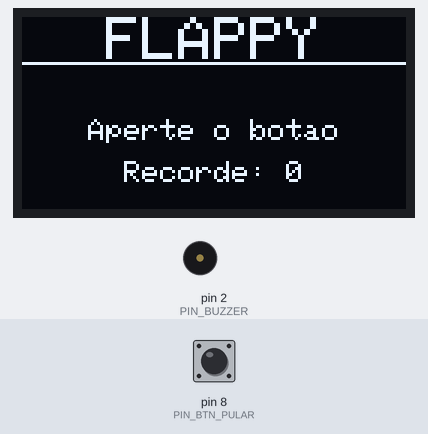
A sketch run on a simulated Arduino Uno, built with avr-gcc and run on an emulated ATmega328P. Shown: 128×64 one-colour display, buzzer (waves = sounding). Inputs (shaded band) come from the test bench; at power-on: pin 8 (PIN_BTN_PULAR) HIGH. Random numbers use the default seed unless the sketch sets one.

Above: at 1.2 s.
1.3 s: pin 8 (PIN_BTN_PULAR) pulled LOW for 0.15 s
At 2.8 s:
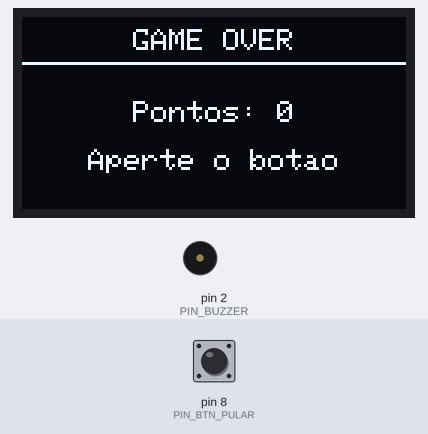
3.5 s: pin 8 (PIN_BTN_PULAR) pulled LOW for 1 s
At 4.8 s:
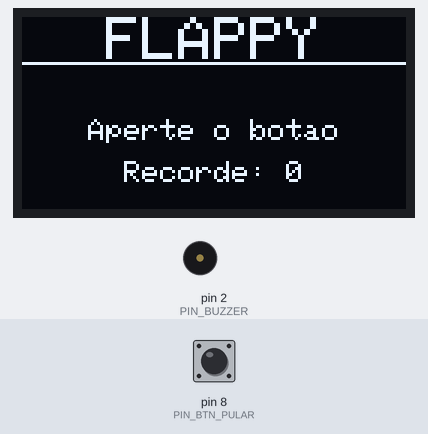
6.0 s: pin 8 (PIN_BTN_PULAR) pulled LOW for 0.15 s
At 6.22 s:
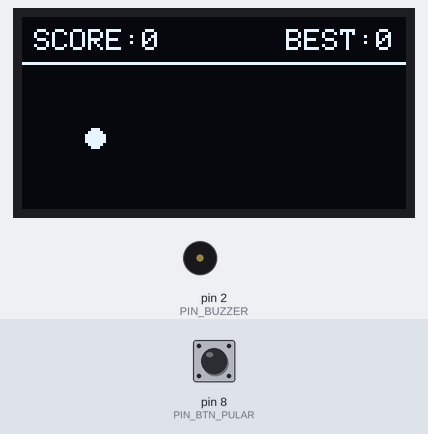
6.7 s: pin 8 (PIN_BTN_PULAR) pulled LOW for 3.2 s
At 7.6 s:
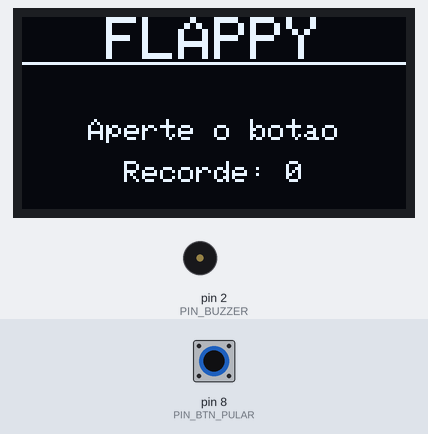
Timing chart, 0 to 9.7 s (numbered marks = the images above; inputs shaded):
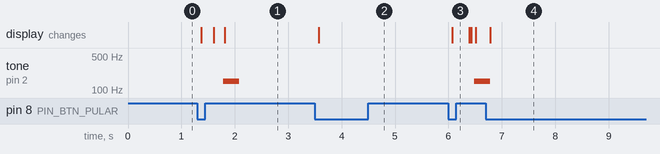

The sketch:

sketch_flappybird.ino
```cpp
/*
 * Flappy Bird Clone
 * ------------------
 * Clone do clássico Flappy Bird na OLED 128x64. Um único botão aplica um
 * impulso vertical no pássaro; a gravidade o puxa continuamente para
 * baixo. Canos (obstáculos) com um vão (gap) são gerados
 * proceduralmente e se movem da direita para a esquerda. Colisão com um
 * cano ou com o teto/chão termina o jogo. O buzzer sinaliza pulo, ponto
 * e game over. A OLED exibe a pontuação atual e o recorde (salvo na
 * EEPROM, sobrevive a desligar o Arduino).
 *
 * Pinout:
 *   Botão PULAR -> D2
 *   Buzzer      -> D8
 *   OLED SDA    -> A4 (I2C)
 *   OLED SCL    -> A5 (I2C)
 *
 * Bibliotecas:
 *   Adafruit SSD1306
 *   Adafruit GFX
 *   EEPROM (nativa do Arduino)
 */

#include <Wire.h>
#include <Adafruit_GFX.h>
#include <Adafruit_SSD1306.h>
#include <EEPROM.h>

// ---------- Pinout ----------
#define PIN_BTN_PULAR 8
#define PIN_BUZZER    2

// ---------- OLED ----------
#define SCREEN_WIDTH  128
#define SCREEN_HEIGHT 64
#define OLED_RESET    -1
#define OLED_ADDR     0x3C

Adafruit_SSD1306 display(SCREEN_WIDTH, SCREEN_HEIGHT, &Wire, OLED_RESET);

// ---------- Layout (faixa amarela = placar, faixa azul = campo) ----------
const uint8_t HEADER_DIVIDER_Y = 15;
const uint8_t CAMPO_Y0         = 16;
const uint8_t CAMPO_Y1         = SCREEN_HEIGHT; // 64 (exclusivo)

// ---------- Física do pássaro ----------
const uint8_t PASSARO_X    = 24;   // posição horizontal fixa
const uint8_t PASSARO_RAIO = 3;    // desenhado como círculo preenchido
const float GRAVIDADE          = 0.35f;  // px/tick^2
const float IMPULSO_PULO       = -3.2f;  // px/tick aplicado ao pular
const float VELOCIDADE_MAX_QUEDA = 3.5f; // clamp de queda

float passaroY;    // posição vertical (centro do círculo)
float passaroVelY; // velocidade vertical

// ---------- Canos ----------
const uint8_t  CANO_LARGURA      = 10; // px
const uint8_t  GAP_ALTURA        = 20; // px de abertura entre cano de cima e de baixo
const uint8_t  GAP_MARGEM        = 4;  // distância mínima do gap até teto/chão do campo
const int8_t   CANO_VELOCIDADE   = 2;  // px/tick
const uint8_t  MAX_CANOS         = 3;
const int16_t  ESPACAMENTO_CANOS = 44; // distância horizontal entre canos consecutivos

struct Cano {
  int16_t x;
  uint8_t gapY;    // topo do vão (gap vai de gapY a gapY+GAP_ALTURA)
  bool pontuado;
};
Cano canos[MAX_CANOS];

// ---------- Placar ----------
uint16_t pontuacao = 0;
uint16_t recorde = 0;
const int ENDERECO_EEPROM_RECORDE = 0;

// ---------- Estado do jogo ----------
enum Estado : uint8_t { TELA_INICIAL, JOGANDO, GAME_OVER };
Estado estado = TELA_INICIAL;

// ---------- Timing não-bloqueante ----------
const unsigned long FRAME_MS = 40; // ~25 fps de física/desenho
unsigned long proximoFrame = 0;

// ---------- Debounce do botão (borda de descida = pressionado) ----------
const unsigned long DEBOUNCE_MS = 40;
bool estadoEstavel   = HIGH;
bool ultimaLeitura    = HIGH;
unsigned long ultimaMudanca = 0;
bool bordaPendente    = false; // true = houve um "pressionar" ainda não consumido

void setup() {
  pinMode(PIN_BTN_PULAR, INPUT_PULLUP);
  pinMode(PIN_BUZZER, OUTPUT);

  if (!display.begin(SSD1306_SWITCHCAPVCC, OLED_ADDR)) {
    // Trava aqui se a OLED não inicializar — sinal de erro de fiação/endereço I2C
    for (;;) {}
  }
  display.clearDisplay();
  display.setTextColor(SSD1306_WHITE);

  randomSeed(analogRead(A0)); // pino analógico flutuante (não usado) garante uma seed variável

  EEPROM.get(ENDERECO_EEPROM_RECORDE, recorde);
  if (recorde == 0xFFFF) recorde = 0; // EEPROM "virgem" lê 0xFF em todos os bytes

  desenharTelaInicial();
}

void loop() {
  lerBotao();

  switch (estado) {
    case TELA_INICIAL:
      if (consumirBordaBotao()) {
        iniciarJogo();
      }
      break;

    case JOGANDO: {
      if (consumirBordaBotao()) {
        passaroVelY = IMPULSO_PULO;
        tocarBeep(1800, 30); // chirp agudo do pulo
      }

      unsigned long agora = millis();
      if (agora >= proximoFrame) {
        proximoFrame = agora + FRAME_MS;
        atualizarFisica();
      }
      break;
    }

    case GAME_OVER:
      if (consumirBordaBotao()) {
        desenharTelaInicial();
        estado = TELA_INICIAL;
      }
      break;
  }
}

// =====================================================================
// Botão
// =====================================================================
void lerBotao() {
  bool leitura = digitalRead(PIN_BTN_PULAR);
  if (leitura != ultimaLeitura) {
    ultimaMudanca = millis();
  }
  if ((millis() - ultimaMudanca) > DEBOUNCE_MS) {
    if (leitura != estadoEstavel) {
      estadoEstavel = leitura;
      if (estadoEstavel == LOW) { // borda de descida = pressionado
        bordaPendente = true;
      }
    }
  }
  ultimaLeitura = leitura;
}

// Consome a borda de "pressionar" pendente (uma vez só por aperto).
bool consumirBordaBotao() {
  if (bordaPendente) {
    bordaPendente = false;
    return true;
  }
  return false;
}

// =====================================================================
// Ciclo de vida do jogo
// =====================================================================
void iniciarJogo() {
  passaroY = (CAMPO_Y0 + CAMPO_Y1) / 2.0f;
  passaroVelY = 0;
  pontuacao = 0;

  for (uint8_t i = 0; i < MAX_CANOS; i++) {
    canos[i].x = SCREEN_WIDTH + i * ESPACAMENTO_CANOS;
    canos[i].gapY = sortearGapY();
    canos[i].pontuado = false;
  }

  proximoFrame = millis() + FRAME_MS;
  estado = JOGANDO;
  desenharTela();
}

uint8_t sortearGapY() {
  return random(CAMPO_Y0 + GAP_MARGEM, CAMPO_Y1 - GAP_ALTURA - GAP_MARGEM + 1);
}

void atualizarFisica() {
  // Gravidade
  passaroVelY += GRAVIDADE;
  if (passaroVelY > VELOCIDADE_MAX_QUEDA) passaroVelY = VELOCIDADE_MAX_QUEDA;
  passaroY += passaroVelY;

  // Colisão com teto/chão do campo
  if (passaroY - PASSARO_RAIO <= CAMPO_Y0 || passaroY + PASSARO_RAIO >= CAMPO_Y1) {
    finalizarJogo();
    return;
  }

  // Move os canos e verifica pontuação/colisão
  for (uint8_t i = 0; i < MAX_CANOS; i++) {
    canos[i].x -= CANO_VELOCIDADE;

    // Cano saiu totalmente da tela pela esquerda: reaparece à direita do último
    if (canos[i].x + CANO_LARGURA < 0) {
      int16_t maiorX = canos[0].x;
      for (uint8_t j = 1; j < MAX_CANOS; j++) {
        if (canos[j].x > maiorX) maiorX = canos[j].x;
      }
      canos[i].x = maiorX + ESPACAMENTO_CANOS;
      canos[i].gapY = sortearGapY();
      canos[i].pontuado = false;
      continue;
    }

    // Pontuação: cano ultrapassou totalmente o pássaro
    if (!canos[i].pontuado && (canos[i].x + CANO_LARGURA) < (PASSARO_X - PASSARO_RAIO)) {
      canos[i].pontuado = true;
      pontuacao++;
      tocarBeep(2600, 25); // beep curto de ponto
    }

    // Colisão: cano se sobrepõe horizontalmente ao pássaro?
    bool sobrepoeX = (canos[i].x < PASSARO_X + PASSARO_RAIO) &&
                      (canos[i].x + CANO_LARGURA > PASSARO_X - PASSARO_RAIO);
    if (sobrepoeX) {
      bool dentroDoGap = (passaroY - PASSARO_RAIO >= canos[i].gapY) &&
                          (passaroY + PASSARO_RAIO <= canos[i].gapY + GAP_ALTURA);
      if (!dentroDoGap) {
        finalizarJogo();
        return;
      }
    }
  }

  desenharTela();
}

void finalizarJogo() {
  tocarBeep(150, 300); // beep grave de game over

  bool novoRecorde = false;
  if (pontuacao > recorde) {
    recorde = pontuacao;
    EEPROM.put(ENDERECO_EEPROM_RECORDE, recorde);
    novoRecorde = true;
  }

  estado = GAME_OVER;
  desenharTelaGameOver(novoRecorde);
}

// =====================================================================
// Som
// =====================================================================
void tocarBeep(unsigned int frequencia, unsigned int duracaoMs) {
  tone(PIN_BUZZER, frequencia, duracaoMs); // tone() com duração não bloqueia o loop
}

// =====================================================================
// Desenho
// =====================================================================
void desenharPlacar() {
  display.setTextSize(1);

  char textoPontos[10];
  char textoRecorde[10];
  sprintf(textoPontos, "SCORE:%u", pontuacao);
  sprintf(textoRecorde, "BEST:%u", recorde);

  display.setCursor(4, 4);
  display.print(textoPontos);

  int16_t x1, y1;
  uint16_t w, h;
  display.getTextBounds(textoRecorde, 0, 0, &x1, &y1, &w, &h);
  display.setCursor(SCREEN_WIDTH - w - 4, 4);
  display.print(textoRecorde);
}

void desenharTela() {
  display.clearDisplay();

  desenharPlacar();
  display.drawFastHLine(0, HEADER_DIVIDER_Y, SCREEN_WIDTH, SSD1306_WHITE);

  // Canos (retângulo de cima + retângulo de baixo, com o gap entre eles)
  for (uint8_t i = 0; i < MAX_CANOS; i++) {
    if (canos[i].x + CANO_LARGURA < 0 || canos[i].x >= SCREEN_WIDTH) continue;

    uint8_t alturaTopo = canos[i].gapY - CAMPO_Y0;
    display.fillRect(canos[i].x, CAMPO_Y0, CANO_LARGURA, alturaTopo, SSD1306_WHITE);

    uint8_t inicioBaixo = canos[i].gapY + GAP_ALTURA;
    uint8_t alturaBaixo = CAMPO_Y1 - inicioBaixo;
    display.fillRect(canos[i].x, inicioBaixo, CANO_LARGURA, alturaBaixo, SSD1306_WHITE);
  }

  // Pássaro
  display.fillCircle(PASSARO_X, (int16_t)passaroY, PASSARO_RAIO, SSD1306_WHITE);

  display.display();
}

void desenharTelaInicial() {
  display.clearDisplay();

  display.setTextSize(2);
  const char *titulo = "FLAPPY";
  int16_t x1, y1;
  uint16_t w, h;
  display.getTextBounds(titulo, 0, 0, &x1, &y1, &w, &h);
  display.setCursor((SCREEN_WIDTH - w) / 2, 0);
  display.print(titulo);

  display.drawFastHLine(0, HEADER_DIVIDER_Y, SCREEN_WIDTH, SSD1306_WHITE);

  display.setTextSize(1);
  const char *msg = "Aperte o botao";
  display.getTextBounds(msg, 0, 0, &x1, &y1, &w, &h);
  display.setCursor((SCREEN_WIDTH - w) / 2, 34);
  display.print(msg);

  char textoRecorde[16];
  sprintf(textoRecorde, "Recorde: %u", recorde);
  display.getTextBounds(textoRecorde, 0, 0, &x1, &y1, &w, &h);
  display.setCursor((SCREEN_WIDTH - w) / 2, 48);
  display.print(textoRecorde);

  display.display();
}

void desenharTelaGameOver(bool novoRecorde) {
  display.clearDisplay();

  display.setTextSize(1);
  const char *titulo = "GAME OVER";
  int16_t x1, y1;
  uint16_t w, h;
  display.getTextBounds(titulo, 0, 0, &x1, &y1, &w, &h);
  display.setCursor((SCREEN_WIDTH - w) / 2, 4);
  display.print(titulo);

  display.drawFastHLine(0, HEADER_DIVIDER_Y, SCREEN_WIDTH, SSD1306_WHITE);

  char textoPontos[16];
  sprintf(textoPontos, "Pontos: %u", pontuacao);
  display.getTextBounds(textoPontos, 0, 0, &x1, &y1, &w, &h);
  display.setCursor((SCREEN_WIDTH - w) / 2, 28);
  display.print(textoPontos);

  const char *linha2 = novoRecorde ? "NOVO RECORDE!" : "Aperte o botao";
  display.getTextBounds(linha2, 0, 0, &x1, &y1, &w, &h);
  display.setCursor((SCREEN_WIDTH - w) / 2, 44);
  display.print(linha2);

  display.display();
}
```

Measured:
- after the input at 1.3 s, tone on pin 2 (PIN_BUZZER): silent → 150 Hz after 0.48 s, → silent 0.30 s later; the display: first changes after 0.07 s (image 1 shows a later state)
- after the input at 3.5 s, the display: changes after 0.07 s (image 2)
- after the input at 6.0 s, tone on pin 2 (PIN_BUZZER): silent → 150 Hz after 0.48 s; the display: changes after 0.07 s (image 3)
- after the input at 6.7 s, the display: changes after 0.08 s (image 4)
